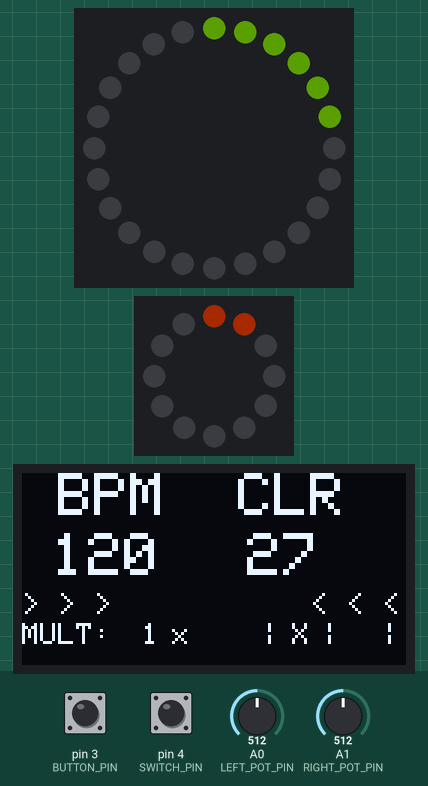
The sketch below on a simulated Arduino Uno, built with avr-gcc and run on an emulated ATmega328P. Parts: 24 RGB LEDs in a ring, first at the top, clockwise, 12 RGB LEDs in a ring, first at the top, clockwise, 128×64 one-colour display. The test bench sets the inputs (shaded band); at power-on: A0 (LEFT_POT_PIN) = 512, A1 (RIGHT_POT_PIN) = 512, pin 3 (BUTTON_PIN) LOW, pin 4 (SWITCH_PIN) LOW. Dim RGB values are drawn brighter than linear.

Above: at 4.2 s.
4.3 s: A0 (LEFT_POT_PIN) set to 160
At 5.7 s:
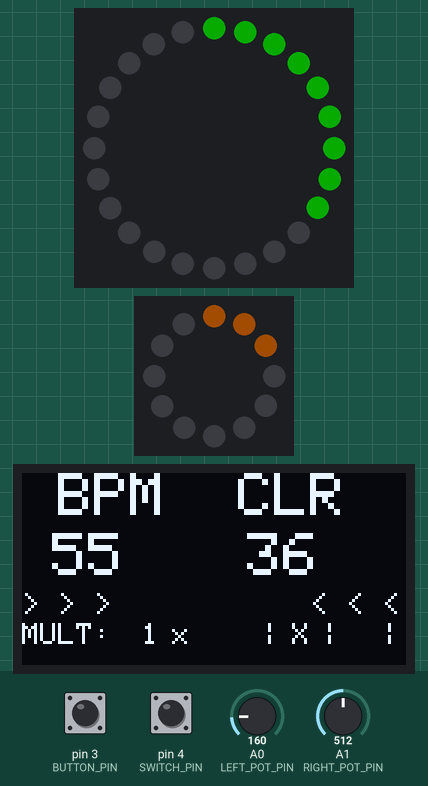
7.3 s: A1 (RIGHT_POT_PIN) set to 160
At 7.8 s:
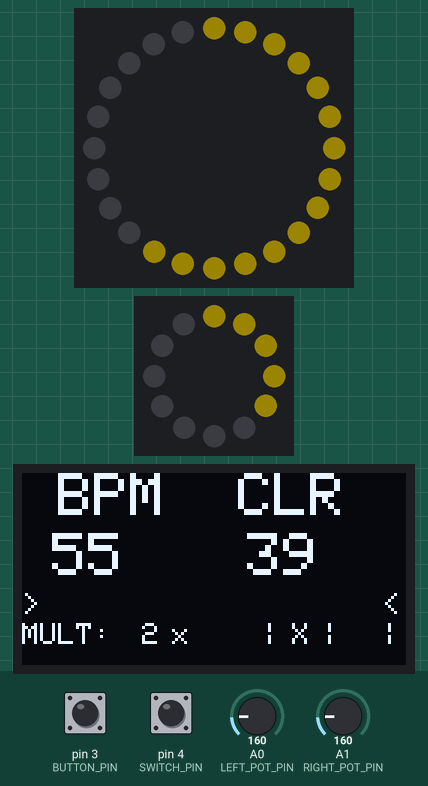
10.0 s: A1 (RIGHT_POT_PIN) set to 900
At 10.18 s:
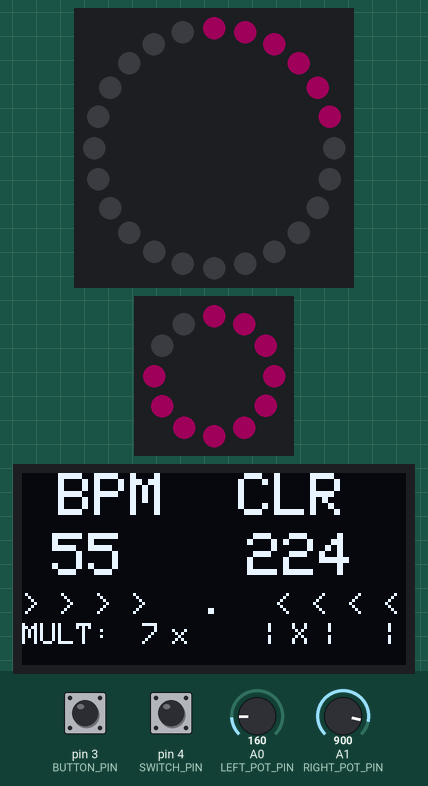
11.9 s: A0 (LEFT_POT_PIN) set to 511
At 14.82 s:
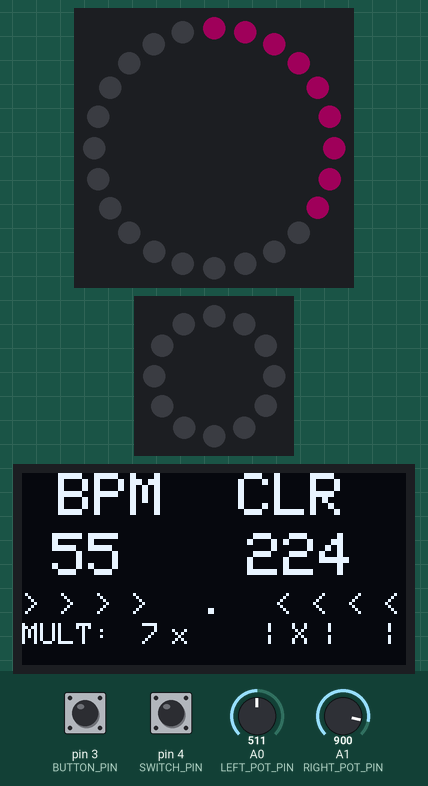
14.9 s: A0 (LEFT_POT_PIN) set to 529
At 16.17 s:
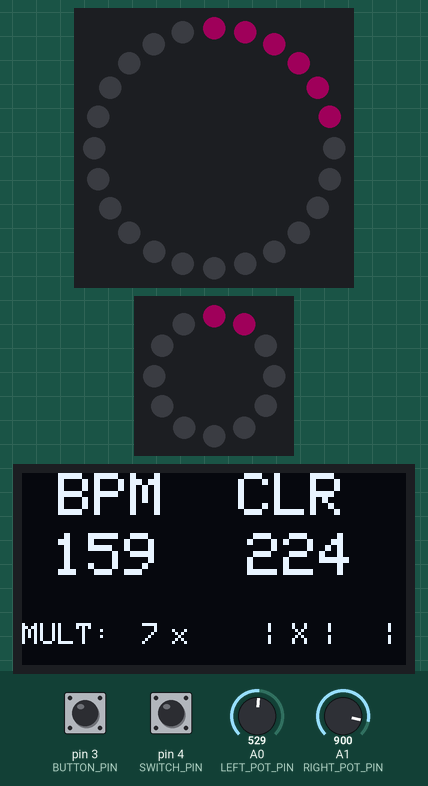

The sketch:

moduled_rack.ino
```cpp
// ----------------------------------------------------------------------------------
// POLYCULE | MODULED Rack | Kutay B. Sezginel | June 2019
// ----------------------------------------------------------------------------------
#include <Wire.h>
#include <Adafruit_GFX.h>
#include <Adafruit_SSD1306.h>
#include <Adafruit_NeoPixel.h>
// ----------------------------------- GLOBALS --------------------------------------
int gBpm = 120;
float gDelayTime = 60.0 / gBpm * 1000.0;
int gDelayTimeInt = gDelayTime;
// ---------------------------------- OLED SETUP ------------------------------------
#define SCREEN_WIDTH 128 // OLED display width, in pixels
#define SCREEN_HEIGHT 64 // OLED display height, in pixels
// Declaration for an SSD1306 display connected to I2C (SDA, SCL pins)
Adafruit_SSD1306 display(SCREEN_WIDTH, SCREEN_HEIGHT, &Wire, -1);
unsigned long gDisplayTime = 0.0;
unsigned long gDisplayDelta = gDelayTime;
byte gDisplayMultiplier = 1;
// ------------------------------ LARGE LED RING SETUP ------------------------------
const byte LARGE_LED_RING_PIN = 12;
const byte NUM_PIXELS_LARGE = 24;
Adafruit_NeoPixel gLargeLedRing = Adafruit_NeoPixel(NUM_PIXELS_LARGE, LARGE_LED_RING_PIN, NEO_GRB + NEO_KHZ800);
unsigned long gLargeRingDelta = gDelayTime;
unsigned long gLargeRingTime = 0.0;
byte gLargeRingLedStep = 3;
byte gLargeRingCounter = 0;
byte gLargeRingColor = 0;
byte gLargeRingColorStep = 9;
byte gLargeRingMultiplier = 1;
// ------------------------------ SMALL LED RING SETUP ------------------------------
const byte SMALL_LED_RING_PIN = 11;
const byte NUM_PIXELS_SMALL = 12;
Adafruit_NeoPixel gSmallLedRing = Adafruit_NeoPixel(NUM_PIXELS_SMALL, SMALL_LED_RING_PIN, NEO_GRB + NEO_KHZ800);
unsigned long gSmallRingDelta = gDelayTime;
unsigned long gSmallRingTime = 0.0;
byte gSmallRingLedStep = 1;
byte gSmallRingCounter = 0;
byte gSmallRingColor = 0;
byte gSmallRingColorStep = 9;
byte gSmallRingMultiplier = 1;

unsigned long gCurrentTime = 0.0;
// ----------------------------- POTENTIOMETER SETUP --------------------------------
const byte LEFT_POT_PIN = 0;
const byte RIGHT_POT_PIN = 1;
int gLeftPotVal = 500;
int gRightPotVal = 500;
// -------------------------------- SWITCH SETUP ------------------------------------
const byte SWITCH_PIN = 4;
String gSwitchDisplay = " ";
// -------------------------------- BUTTON SETUP ------------------------------------
const byte BUTTON_PIN = 3;
String gButtonDisplay = " ";
// ----------------------------------------------------------------------------------
// >x< SETUP >x<
// ----------------------------------------------------------------------------------
void setup() {
  pinMode(SWITCH_PIN, INPUT);
  pinMode(BUTTON_PIN, INPUT);

  gLargeLedRing.begin();
  gLargeLedRing.setBrightness(50);  // btw 0 - 127

  gSmallLedRing.begin();
  gSmallLedRing.setBrightness(50);  // btw 0 - 127

  Serial.begin(115200);
  if(!display.begin(SSD1306_SWITCHCAPVCC, 0x3C)) { // Address 0x3D for 128x64
    Serial.println(F("SSD1306 allocation failed"));
    for(;;);
  }
  display.clearDisplay();
  display.setTextSize(2);
  display.setTextColor(WHITE);
  display.setCursor(0, 0);
  display.println(" MODULED ");
  display.setCursor(0, 20);
  display.println(" RACK    ");
  display.setCursor(0, 40);
  display.println("==========");
  display.display();
  delay(3000);
}
// ----------------------------------------------------------------------------------
// >x< LOOP >x<
// ----------------------------------------------------------------------------------
void loop() {
  setBPM();
  setSwitch();
  setButton();
  setColor();
  printDisplay();

  gCurrentTime = millis();

  if (gCurrentTime - gSmallRingTime > gSmallRingDelta){
    lightSmallLedRing(0, gSmallRingCounter, gSmallRingColor);
    gSmallRingTime = millis();
    gSmallRingCounter += gSmallRingLedStep;
    gSmallRingColor += gSmallRingColorStep * gSmallRingLedStep;
  }

  if (gCurrentTime - gLargeRingTime > gLargeRingDelta){
    lightLargeLedRing(0, gLargeRingCounter, gLargeRingColor);
    gLargeRingTime = millis();
    gLargeRingCounter += gLargeRingLedStep;
    gLargeRingColor += gLargeRingColorStep * gLargeRingLedStep;
  }

  if (gSmallRingCounter > NUM_PIXELS_SMALL) {
    clearSmallLedRing();
    gSmallRingCounter = gSmallRingLedStep;
    gSmallRingColor = 0;
  }

  if (gLargeRingCounter > NUM_PIXELS_LARGE) {
    clearLargeLedRing();
    gLargeRingCounter = gLargeRingLedStep;
    gLargeRingColor = 0;
  }
}

void setSwitch() {
  if (digitalRead(SWITCH_PIN) == HIGH) {
    gSwitchDisplay = "X";
  } else {
    gSwitchDisplay = " ";
  }
}

void setButton() {
  if (digitalRead(BUTTON_PIN) == HIGH) {
    gButtonDisplay = " ";
  } else {
    gButtonDisplay = "X";
  }
}

void setBPM() {
  int potRead = analogRead(LEFT_POT_PIN);
  // Change value only if current read is different than previous set value
  if (abs(gLeftPotVal - potRead) > 20) {
    gBpm = map(potRead, 0, 1023, 10, 300);
    gDelayTime = 60.0 / gBpm * 1000.0;
    gDelayTimeInt = gDelayTime;
    gLargeRingDelta = gDelayTime / gLargeRingMultiplier;
    gSmallRingDelta = gDelayTime / gSmallRingMultiplier;
    gDisplayDelta = gDelayTime / gDisplayMultiplier;
  }
}

void setColor() {
  int potRead = analogRead(RIGHT_POT_PIN);
  // Change value only if current read is different than previous set value
  if (abs(gRightPotVal - potRead) > 20) {
    gSmallRingColor = map(potRead, 0, 1023, 0, 255);
    gLargeRingColor = map(potRead, 0, 1023, 0, 255);
    gDisplayMultiplier = map(potRead, 0, 1023, 1, 8);
    gSmallRingMultiplier = map(potRead, 0, 1023, 1, 8);
    gLargeRingMultiplier = map(potRead, 0, 1023, 1, 8);
  }
}

void printDisplay(){
  display.clearDisplay();
  display.setTextSize(2);
  display.setCursor(0, 0);
  display.println(" BPM  CLR");
  display.setTextSize(2);
  display.setCursor(10, 20);
  display.println(gBpm);
  display.setCursor(75, 20);
  display.println(gSmallRingColor);
  display.setCursor(0, 40);
  display.setTextSize(1);
  int beatNum = ceil(gCurrentTime - gDisplayTime) / gDisplayDelta;
  if (beatNum == 0){
    display.println(">                   <");
  } else if (beatNum == 1) {
    display.println("> >               < <");
  } else if (beatNum == 2) {
    display.println("> > >           < < <");
  } else if (beatNum == 3) {
    display.println("> > > >   .   < < < <");
  } else if (beatNum > 3) {
    gDisplayTime = millis();
  }
  display.setCursor(0, 50);
  display.println("MULT: ");
  display.setCursor(40, 50);
  display.println(gDisplayMultiplier);
  display.setCursor(50, 50);
  display.println("x    |");
  display.setCursor(90, 50);
  display.println(gButtonDisplay);
  display.setCursor(100, 50);
  display.println("|");
  display.setCursor(110, 50);
  display.println(gSwitchDisplay);
  display.setCursor(120, 50);
  display.println("|");
  // display.setCursor(120, 50);
  display.display();
}

// ----------------------------------------------------------------------------------
// LED RING FUNCTIONS
// ----------------------------------------------------------------------------------
void clearLargeLedRing() {
  for(int i = 0; i<NUM_PIXELS_LARGE; i++){
    gLargeLedRing.setPixelColor(i, 0x000000);
    gLargeLedRing.show();
  }
}

void lightLargeLedRing(int startIndex, int nPixels, int colorIdx) {
  for(int i=startIndex;i<startIndex+nPixels;i++){
    gLargeLedRing.setPixelColor(i, colorWheel(colorIdx));
    gLargeLedRing.show();
  }
}

uint32_t colorWheel(byte WheelPos) {
  WheelPos = 255 - WheelPos;
  if(WheelPos < 85) {
    return gLargeLedRing.Color(255 - WheelPos * 3, 0, WheelPos * 3);
  }
  if(WheelPos < 170) {
    WheelPos -= 85;
    return gLargeLedRing.Color(0, WheelPos * 3, 255 - WheelPos * 3);
  }
  WheelPos -= 170;
  return gLargeLedRing.Color(WheelPos * 3, 255 - WheelPos * 3, 0);
}

uint32_t dimColor(uint32_t color, uint8_t width) {
   return (((color&0xFF0000)/width)&0xFF0000) + (((color&0x00FF00)/width)&0x00FF00) + (((color&0x0000FF)/width)&0x0000FF);
}

// LED Animation (KnightRider)
void ledAnim1(uint16_t cycles, uint16_t speed, uint8_t width, uint32_t color, bool clearAll) {
  uint32_t old_val[NUM_PIXELS_LARGE]; // up to 256 lights!
  // Larson time baby!
  for(int i = 0; i < cycles; i++){
    for (int count = 0; count<NUM_PIXELS_LARGE + 1; count++) {
      gLargeLedRing.setPixelColor(count, color);
      old_val[count] = color;
      for(int x = count; x>0; x--) {
        old_val[x-1] = dimColor(old_val[x-1], width);
        gLargeLedRing.setPixelColor(x-1, old_val[x-1]);
      }
      gLargeLedRing.show();
      delay(speed);
    }
   for (int count = NUM_PIXELS_LARGE-1; count>=0; count--) {
     gLargeLedRing.setPixelColor(count, color);
     old_val[count] = color;
     for(int x = count; x<=NUM_PIXELS_LARGE ;x++) {
       old_val[x-1] = dimColor(old_val[x-1], width);
       gLargeLedRing.setPixelColor(x+1, old_val[x+1]);
     }
     gLargeLedRing.show();
     delay(speed);
   }
  }
  if (clearAll){
    void clearLargeLedRing();
  }
}

// ----------------------------------------------------------------------------------
// LED RING FUNCTIONS
// ----------------------------------------------------------------------------------
void clearSmallLedRing() {
  for(int i = 0; i<NUM_PIXELS_SMALL; i++){
    gSmallLedRing.setPixelColor(i, 0x000000);
    gSmallLedRing.show();
  }
}

void lightSmallLedRing(int startIndex, int nPixels, int colorIdx) {
  for(int i=startIndex;i<startIndex+nPixels;i++){
    gSmallLedRing.setPixelColor(i, colorWheel(colorIdx));
    gSmallLedRing.show();
  }
}

// LED Animation (KnightRider)
void ledAnim2(uint16_t cycles, uint16_t speed, uint8_t width, uint32_t color, bool clearAll) {
  uint32_t old_val[NUM_PIXELS_SMALL]; // up to 256 lights!
  // Larson time baby!
  for(int i = 0; i < cycles; i++){
    for (int count = 0; count<NUM_PIXELS_SMALL + 1; count++) {
      gSmallLedRing.setPixelColor(count, color);
      old_val[count] = color;
      for(int x = count; x>0; x--) {
        old_val[x-1] = dimColor(old_val[x-1], width);
        gSmallLedRing.setPixelColor(x-1, old_val[x-1]);
      }
      gSmallLedRing.show();
      delay(speed);
    }
   for (int count = NUM_PIXELS_SMALL-1; count>=0; count--) {
     gSmallLedRing.setPixelColor(count, color);
     old_val[count] = color;
     for(int x = count; x<=NUM_PIXELS_SMALL ;x++) {
       old_val[x-1] = dimColor(old_val[x-1], width);
       gSmallLedRing.setPixelColor(x+1, old_val[x+1]);
     }
     gSmallLedRing.show();
     delay(speed);
   }
  }
  if (clearAll){
    void clearSmallLedRing();
  }
}
```

Measured:
- the behaviour switches between 520 and 521 on A0 (LEFT_POT_PIN) (found by bisection; images 4 and 5)
- what the display in image 1 shows lasts 1.0 s, from 5.3 s to 6.3 s
- what the display in image 2 shows lasts 0.6 s, from 7.4 s to 8.0 s
